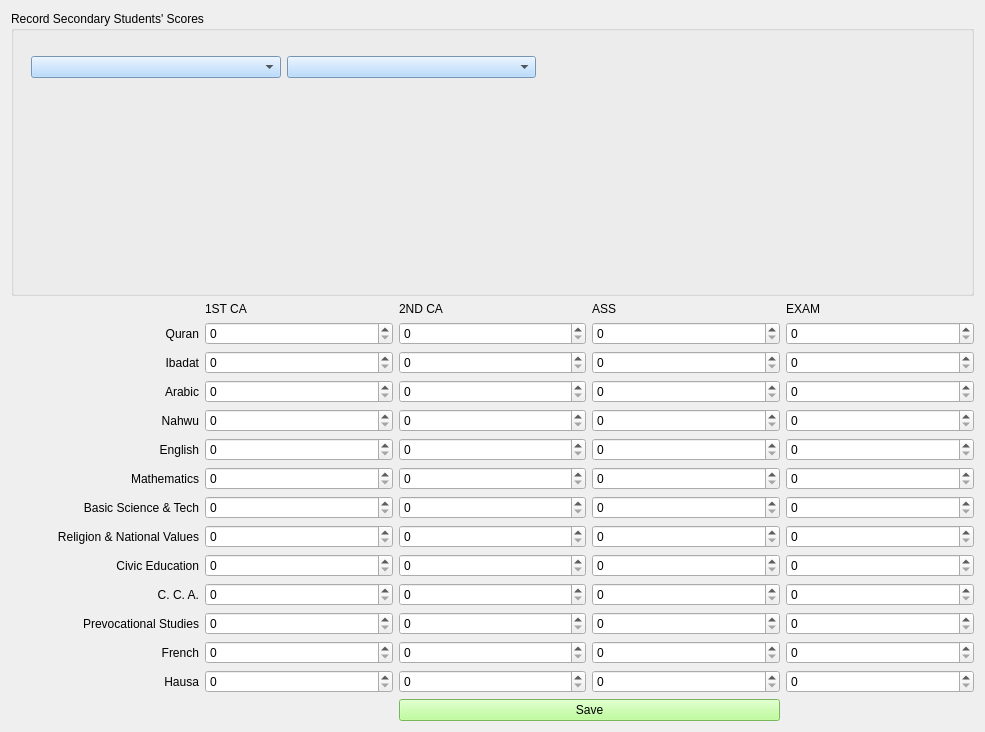
<?xml version="1.0" encoding="UTF-8"?>
<ui version="4.0">
 <class>SecScoreRec3rdForm</class>
 <widget class="QWidget" name="SecScoreRec3rdForm">
  <property name="geometry">
   <rect>
    <x>0</x>
    <y>0</y>
    <width>985</width>
    <height>732</height>
   </rect>
  </property>
  <property name="windowTitle">
   <string>Secondary Scores (Third Term)</string>
  </property>
  <property name="windowIcon">
   <iconset>
    <normaloff>score_icon.png</normaloff>score_icon.png</iconset>
  </property>
  <property name="styleSheet">
   <string notr="true">font: 12pt &quot;MS Shell Dlg 2&quot;;

QPushButton{
background-color: rgb(170, 255, 127);
}
</string>
  </property>
  <layout class="QHBoxLayout" name="horizontalLayout_2">
   <item>
    <layout class="QVBoxLayout" name="verticalLayout">
     <item>
      <widget class="QGroupBox" name="groupBox">
       <property name="styleSheet">
        <string notr="true">QComboBox{
background-color: rgb(165, 209, 255);
}</string>
       </property>
       <property name="title">
        <string>Record Secondary Students' Scores</string>
       </property>
       <widget class="QWidget" name="layoutWidget">
        <property name="geometry">
         <rect>
          <x>20</x>
          <y>40</y>
          <width>761</width>
          <height>32</height>
         </rect>
        </property>
        <layout class="QHBoxLayout" name="horizontalLayout">
         <item>
          <widget class="QComboBox" name="class_comboBox"/>
         </item>
         <item>
          <widget class="QComboBox" name="stud_adm_no_comboBox"/>
         </item>
         <item>
          <widget class="QLabel" name="name_label">
           <property name="styleSheet">
            <string notr="true">QComboBox{
background-color: rgb(166, 180, 255);
}</string>
           </property>
           <property name="text">
            <string/>
           </property>
          </widget>
         </item>
        </layout>
       </widget>
      </widget>
     </item>
     <item>
      <layout class="QGridLayout" name="gridLayout">
       <item row="2" column="1">
        <widget class="QDoubleSpinBox" name="ibadat_c1_spin">
         <property name="decimals">
          <number>0</number>
         </property>
        </widget>
       </item>
       <item row="0" column="4">
        <widget class="QLabel" name="label_4">
         <property name="text">
          <string>EXAM</string>
         </property>
        </widget>
       </item>
       <item row="3" column="1">
        <widget class="QDoubleSpinBox" name="arabic1_c1_spin">
         <property name="decimals">
          <number>0</number>
         </property>
        </widget>
       </item>
       <item row="3" column="4">
        <widget class="QDoubleSpinBox" name="arabic1_exam_spin">
         <property name="decimals">
          <number>0</number>
         </property>
        </widget>
       </item>
       <item row="10" column="4">
        <widget class="QDoubleSpinBox" name="cca_exam_spin">
         <property name="decimals">
          <number>0</number>
         </property>
        </widget>
       </item>
       <item row="0" column="3">
        <widget class="QLabel" name="label_7">
         <property name="text">
          <string>ASS</string>
         </property>
        </widget>
       </item>
       <item row="3" column="0">
        <widget class="QLabel" name="label_3">
         <property name="text">
          <string>Arabic</string>
         </property>
         <property name="alignment">
          <set>Qt::AlignRight|Qt::AlignTrailing|Qt::AlignVCenter</set>
         </property>
        </widget>
       </item>
       <item row="1" column="3">
        <widget class="QDoubleSpinBox" name="qur_ass_spin">
         <property name="decimals">
          <number>0</number>
         </property>
        </widget>
       </item>
       <item row="6" column="4">
        <widget class="QDoubleSpinBox" name="math_exam_spin">
         <property name="decimals">
          <number>0</number>
         </property>
        </widget>
       </item>
       <item row="0" column="1">
        <widget class="QLabel" name="label_6">
         <property name="text">
          <string>1ST CA</string>
         </property>
        </widget>
       </item>
       <item row="1" column="4">
        <widget class="QDoubleSpinBox" name="qur_exam_spin">
         <property name="decimals">
          <number>0</number>
         </property>
        </widget>
       </item>
       <item row="2" column="0">
        <widget class="QLabel" name="label_2">
         <property name="text">
          <string>Ibadat</string>
         </property>
         <property name="alignment">
          <set>Qt::AlignRight|Qt::AlignTrailing|Qt::AlignVCenter</set>
         </property>
        </widget>
       </item>
       <item row="3" column="3">
        <widget class="QDoubleSpinBox" name="arabic1_ass_spin">
         <property name="decimals">
          <number>0</number>
         </property>
        </widget>
       </item>
       <item row="7" column="4">
        <widget class="QDoubleSpinBox" name="bas_sc_exam_spin">
         <property name="decimals">
          <number>0</number>
         </property>
        </widget>
       </item>
       <item row="16" column="2">
        <widget class="QDoubleSpinBox" name="hausa_c2_spin">
         <property name="decimals">
          <number>0</number>
         </property>
        </widget>
       </item>
       <item row="4" column="4">
        <widget class="QDoubleSpinBox" name="nahwu_exam_spin">
         <property name="decimals">
          <number>0</number>
         </property>
        </widget>
       </item>
       <item row="1" column="2">
        <widget class="QDoubleSpinBox" name="qur_c2_spin">
         <property name="decimals">
          <number>0</number>
         </property>
        </widget>
       </item>
       <item row="4" column="3">
        <widget class="QDoubleSpinBox" name="nahwu_ass_spin">
         <property name="decimals">
          <number>0</number>
         </property>
        </widget>
       </item>
       <item row="10" column="1">
        <widget class="QDoubleSpinBox" name="cca_c1_spin">
         <property name="decimals">
          <number>0</number>
         </property>
        </widget>
       </item>
       <item row="16" column="0">
        <widget class="QLabel" name="label_18">
         <property name="text">
          <string>Hausa</string>
         </property>
         <property name="alignment">
          <set>Qt::AlignRight|Qt::AlignTrailing|Qt::AlignVCenter</set>
         </property>
        </widget>
       </item>
       <item row="4" column="1">
        <widget class="QDoubleSpinBox" name="nahwu_c1_spin">
         <property name="decimals">
          <number>0</number>
         </property>
        </widget>
       </item>
       <item row="1" column="1">
        <widget class="QDoubleSpinBox" name="qur_c1_spin">
         <property name="decimals">
          <number>0</number>
         </property>
        </widget>
       </item>
       <item row="14" column="3">
        <widget class="QDoubleSpinBox" name="prevoc_ass_spin">
         <property name="decimals">
          <number>0</number>
         </property>
        </widget>
       </item>
       <item row="4" column="2">
        <widget class="QDoubleSpinBox" name="nahwu_c2_spin">
         <property name="decimals">
          <number>0</number>
         </property>
        </widget>
       </item>
       <item row="6" column="0">
        <widget class="QLabel" name="label_20">
         <property name="text">
          <string>Mathematics</string>
         </property>
         <property name="alignment">
          <set>Qt::AlignRight|Qt::AlignTrailing|Qt::AlignVCenter</set>
         </property>
        </widget>
       </item>
       <item row="10" column="2">
        <widget class="QDoubleSpinBox" name="cca_c2_spin">
         <property name="decimals">
          <number>0</number>
         </property>
        </widget>
       </item>
       <item row="10" column="3">
        <widget class="QDoubleSpinBox" name="cca_ass_spin">
         <property name="decimals">
          <number>0</number>
         </property>
        </widget>
       </item>
       <item row="3" column="2">
        <widget class="QDoubleSpinBox" name="arabic1_c2_spin">
         <property name="decimals">
          <number>0</number>
         </property>
        </widget>
       </item>
       <item row="4" column="0">
        <widget class="QLabel" name="label_8">
         <property name="text">
          <string>Nahwu</string>
         </property>
         <property name="alignment">
          <set>Qt::AlignRight|Qt::AlignTrailing|Qt::AlignVCenter</set>
         </property>
        </widget>
       </item>
       <item row="2" column="2">
        <widget class="QDoubleSpinBox" name="ibadat_c2_spin">
         <property name="decimals">
          <number>0</number>
         </property>
        </widget>
       </item>
       <item row="6" column="3">
        <widget class="QDoubleSpinBox" name="math_ass_spin">
         <property name="decimals">
          <number>0</number>
         </property>
        </widget>
       </item>
       <item row="2" column="3">
        <widget class="QDoubleSpinBox" name="ibadat_ass_spin">
         <property name="decimals">
          <number>0</number>
         </property>
        </widget>
       </item>
       <item row="1" column="0">
        <widget class="QLabel" name="label">
         <property name="text">
          <string>Quran</string>
         </property>
         <property name="alignment">
          <set>Qt::AlignRight|Qt::AlignTrailing|Qt::AlignVCenter</set>
         </property>
        </widget>
       </item>
       <item row="10" column="0">
        <widget class="QLabel" name="label_22">
         <property name="text">
          <string>C. C. A.</string>
         </property>
         <property name="alignment">
          <set>Qt::AlignRight|Qt::AlignTrailing|Qt::AlignVCenter</set>
         </property>
        </widget>
       </item>
       <item row="0" column="2">
        <widget class="QLabel" name="label_5">
         <property name="text">
          <string>2ND CA</string>
         </property>
        </widget>
       </item>
       <item row="6" column="2">
        <widget class="QDoubleSpinBox" name="math_c2_spin">
         <property name="decimals">
          <number>0</number>
         </property>
        </widget>
       </item>
       <item row="6" column="1">
        <widget class="QDoubleSpinBox" name="math_c1_spin">
         <property name="decimals">
          <number>0</number>
         </property>
        </widget>
       </item>
       <item row="2" column="4">
        <widget class="QDoubleSpinBox" name="ibadat_exam_spin">
         <property name="decimals">
          <number>0</number>
         </property>
        </widget>
       </item>
       <item row="14" column="1">
        <widget class="QDoubleSpinBox" name="prevoc_c1_spin">
         <property name="decimals">
          <number>0</number>
         </property>
        </widget>
       </item>
       <item row="15" column="2">
        <widget class="QDoubleSpinBox" name="french_c2_spin">
         <property name="decimals">
          <number>0</number>
         </property>
        </widget>
       </item>
       <item row="14" column="4">
        <widget class="QDoubleSpinBox" name="prevoc_exam_spin">
         <property name="decimals">
          <number>0</number>
         </property>
        </widget>
       </item>
       <item row="15" column="1">
        <widget class="QDoubleSpinBox" name="french_c1_spin">
         <property name="decimals">
          <number>0</number>
         </property>
        </widget>
       </item>
       <item row="8" column="0">
        <widget class="QLabel" name="label_23">
         <property name="text">
          <string>Religion &amp; National Values</string>
         </property>
         <property name="alignment">
          <set>Qt::AlignRight|Qt::AlignTrailing|Qt::AlignVCenter</set>
         </property>
        </widget>
       </item>
       <item row="15" column="3">
        <widget class="QDoubleSpinBox" name="french_ass_spin">
         <property name="decimals">
          <number>0</number>
         </property>
        </widget>
       </item>
       <item row="5" column="1">
        <widget class="QDoubleSpinBox" name="eng_c1_spin">
         <property name="decimals">
          <number>0</number>
         </property>
        </widget>
       </item>
       <item row="14" column="0">
        <widget class="QLabel" name="label_17">
         <property name="text">
          <string>Prevocational Studies</string>
         </property>
         <property name="alignment">
          <set>Qt::AlignRight|Qt::AlignTrailing|Qt::AlignVCenter</set>
         </property>
        </widget>
       </item>
       <item row="5" column="4">
        <widget class="QDoubleSpinBox" name="eng_exam_spin">
         <property name="decimals">
          <number>0</number>
         </property>
        </widget>
       </item>
       <item row="7" column="3">
        <widget class="QDoubleSpinBox" name="bas_sc_ass_spin">
         <property name="decimals">
          <number>0</number>
         </property>
        </widget>
       </item>
       <item row="16" column="1">
        <widget class="QDoubleSpinBox" name="hausa_c1_spin">
         <property name="decimals">
          <number>0</number>
         </property>
        </widget>
       </item>
       <item row="5" column="3">
        <widget class="QDoubleSpinBox" name="eng_ass_spin">
         <property name="decimals">
          <number>0</number>
         </property>
        </widget>
       </item>
       <item row="7" column="1">
        <widget class="QDoubleSpinBox" name="bas_sc_c1_spin">
         <property name="decimals">
          <number>0</number>
         </property>
        </widget>
       </item>
       <item row="5" column="0">
        <widget class="QLabel" name="label_21">
         <property name="text">
          <string>English</string>
         </property>
         <property name="alignment">
          <set>Qt::AlignRight|Qt::AlignTrailing|Qt::AlignVCenter</set>
         </property>
        </widget>
       </item>
       <item row="14" column="2">
        <widget class="QDoubleSpinBox" name="prevoc_c2_spin">
         <property name="decimals">
          <number>0</number>
         </property>
        </widget>
       </item>
       <item row="8" column="1">
        <widget class="QDoubleSpinBox" name="religion_c1_spin">
         <property name="decimals">
          <number>0</number>
         </property>
        </widget>
       </item>
       <item row="7" column="0">
        <widget class="QLabel" name="label_19">
         <property name="text">
          <string>Basic Science &amp; Tech</string>
         </property>
         <property name="alignment">
          <set>Qt::AlignRight|Qt::AlignTrailing|Qt::AlignVCenter</set>
         </property>
        </widget>
       </item>
       <item row="7" column="2">
        <widget class="QDoubleSpinBox" name="bas_sc_c2_spin">
         <property name="decimals">
          <number>0</number>
         </property>
        </widget>
       </item>
       <item row="5" column="2">
        <widget class="QDoubleSpinBox" name="eng_c2_spin">
         <property name="decimals">
          <number>0</number>
         </property>
        </widget>
       </item>
       <item row="8" column="2">
        <widget class="QDoubleSpinBox" name="religion_c2_spin">
         <property name="decimals">
          <number>0</number>
         </property>
        </widget>
       </item>
       <item row="9" column="0">
        <widget class="QLabel" name="label_16">
         <property name="text">
          <string>Civic Education</string>
         </property>
         <property name="alignment">
          <set>Qt::AlignRight|Qt::AlignTrailing|Qt::AlignVCenter</set>
         </property>
        </widget>
       </item>
       <item row="9" column="2">
        <widget class="QDoubleSpinBox" name="civic_c2_spin">
         <property name="decimals">
          <number>0</number>
         </property>
        </widget>
       </item>
       <item row="16" column="3">
        <widget class="QDoubleSpinBox" name="hausa_ass_spin">
         <property name="decimals">
          <number>0</number>
         </property>
        </widget>
       </item>
       <item row="15" column="4">
        <widget class="QDoubleSpinBox" name="french_exam_spin">
         <property name="decimals">
          <number>0</number>
         </property>
        </widget>
       </item>
       <item row="16" column="4">
        <widget class="QDoubleSpinBox" name="hausa_exam_spin">
         <property name="decimals">
          <number>0</number>
         </property>
        </widget>
       </item>
       <item row="8" column="3">
        <widget class="QDoubleSpinBox" name="religion_ass_spin">
         <property name="decimals">
          <number>0</number>
         </property>
        </widget>
       </item>
       <item row="9" column="3">
        <widget class="QDoubleSpinBox" name="civic_ass_spin">
         <property name="decimals">
          <number>0</number>
         </property>
        </widget>
       </item>
       <item row="15" column="0">
        <widget class="QLabel" name="label_29">
         <property name="text">
          <string>French</string>
         </property>
         <property name="alignment">
          <set>Qt::AlignRight|Qt::AlignTrailing|Qt::AlignVCenter</set>
         </property>
        </widget>
       </item>
       <item row="9" column="1">
        <widget class="QDoubleSpinBox" name="civic_c1_spin">
         <property name="decimals">
          <number>0</number>
         </property>
        </widget>
       </item>
       <item row="8" column="4">
        <widget class="QDoubleSpinBox" name="religion_exam_spin">
         <property name="decimals">
          <number>0</number>
         </property>
        </widget>
       </item>
       <item row="9" column="4">
        <widget class="QDoubleSpinBox" name="civic_exam_spin">
         <property name="decimals">
          <number>0</number>
         </property>
        </widget>
       </item>
       <item row="17" column="2" colspan="2">
        <widget class="QPushButton" name="qur_score_btn">
         <property name="styleSheet">
          <string notr="true">background-color: rgb(170, 255, 127);</string>
         </property>
         <property name="text">
          <string>Save</string>
         </property>
        </widget>
       </item>
      </layout>
     </item>
    </layout>
   </item>
  </layout>
 </widget>
 <tabstops>
  <tabstop>class_comboBox</tabstop>
  <tabstop>stud_adm_no_comboBox</tabstop>
  <tabstop>qur_c1_spin</tabstop>
  <tabstop>qur_c2_spin</tabstop>
  <tabstop>qur_ass_spin</tabstop>
  <tabstop>qur_exam_spin</tabstop>
  <tabstop>ibadat_c1_spin</tabstop>
  <tabstop>ibadat_c2_spin</tabstop>
  <tabstop>ibadat_ass_spin</tabstop>
  <tabstop>ibadat_exam_spin</tabstop>
  <tabstop>arabic1_c1_spin</tabstop>
  <tabstop>arabic1_c2_spin</tabstop>
  <tabstop>arabic1_ass_spin</tabstop>
  <tabstop>arabic1_exam_spin</tabstop>
  <tabstop>nahwu_c1_spin</tabstop>
  <tabstop>nahwu_c2_spin</tabstop>
  <tabstop>nahwu_ass_spin</tabstop>
  <tabstop>nahwu_exam_spin</tabstop>
  <tabstop>eng_c1_spin</tabstop>
  <tabstop>eng_c2_spin</tabstop>
  <tabstop>eng_ass_spin</tabstop>
  <tabstop>eng_exam_spin</tabstop>
  <tabstop>math_c1_spin</tabstop>
  <tabstop>math_c2_spin</tabstop>
  <tabstop>math_ass_spin</tabstop>
  <tabstop>math_exam_spin</tabstop>
  <tabstop>bas_sc_c1_spin</tabstop>
  <tabstop>bas_sc_c2_spin</tabstop>
  <tabstop>bas_sc_ass_spin</tabstop>
  <tabstop>bas_sc_exam_spin</tabstop>
  <tabstop>religion_c1_spin</tabstop>
  <tabstop>religion_c2_spin</tabstop>
  <tabstop>religion_ass_spin</tabstop>
  <tabstop>religion_exam_spin</tabstop>
  <tabstop>civic_c1_spin</tabstop>
  <tabstop>civic_c2_spin</tabstop>
  <tabstop>civic_ass_spin</tabstop>
  <tabstop>civic_exam_spin</tabstop>
  <tabstop>cca_c1_spin</tabstop>
  <tabstop>cca_c2_spin</tabstop>
  <tabstop>cca_ass_spin</tabstop>
  <tabstop>cca_exam_spin</tabstop>
  <tabstop>prevoc_c1_spin</tabstop>
  <tabstop>prevoc_c2_spin</tabstop>
  <tabstop>prevoc_ass_spin</tabstop>
  <tabstop>prevoc_exam_spin</tabstop>
  <tabstop>french_c1_spin</tabstop>
  <tabstop>french_c2_spin</tabstop>
  <tabstop>french_ass_spin</tabstop>
  <tabstop>french_exam_spin</tabstop>
  <tabstop>hausa_c1_spin</tabstop>
  <tabstop>hausa_c2_spin</tabstop>
  <tabstop>hausa_ass_spin</tabstop>
  <tabstop>hausa_exam_spin</tabstop>
  <tabstop>qur_score_btn</tabstop>
 </tabstops>
 <resources/>
 <connections/>
</ui>
